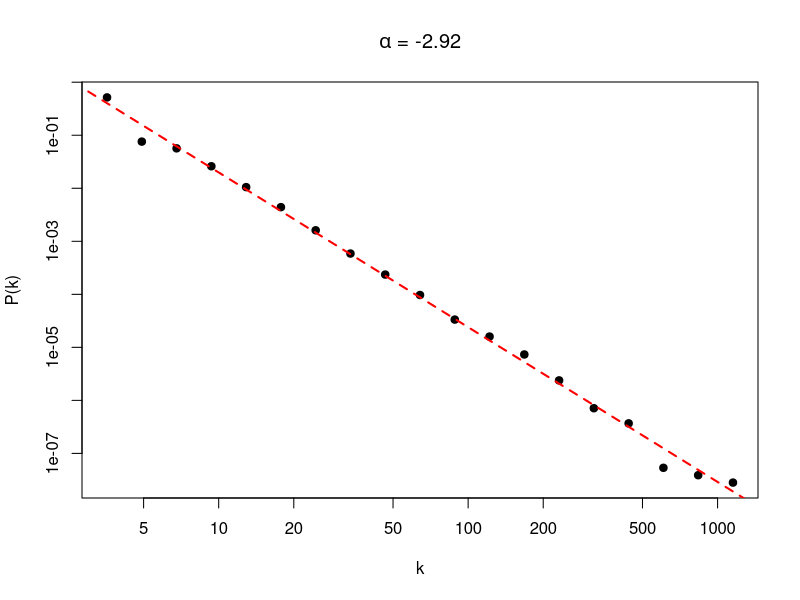

The R source for this figure:
## ---- chunk 1
library(tidyverse)
knitr::opts_chunk$set(echo = TRUE)
## ---- chunk 2
ba <- read.csv("ba_n=100000.txt", header = FALSE, )
colnames(ba) <- c("degree")
head(ba)
## ---- chunk 3
log_scale <- function(x, n) exp(seq(log(x[1]), log(x[length(x)]), length.out = n))

log_breaks <- seq(min(ba$degree), max(ba$degree), length.out = 20)
log_breaks <- log_scale(log_breaks, 20)

h_degree <- hist(ba$degree, breaks = log_breaks, plot = FALSE)

degree_fit <- lm(log(h_degree$density)~log(h_degree$mids))
A <- degree_fit$coefficients[1]
alpha <- degree_fit$coefficients[2]
## ---- chunk 4
plot(h_degree$mids, h_degree$density, log = "xy", pch = 19, xlab = "k", ylab = "P(k)",
     main = substitute(paste(alpha, " = ",a), list(a = round(alpha, 2))))
lines(log_breaks, exp(A) * log_breaks ** alpha, col = "red", lty = 2, lwd = 2)
